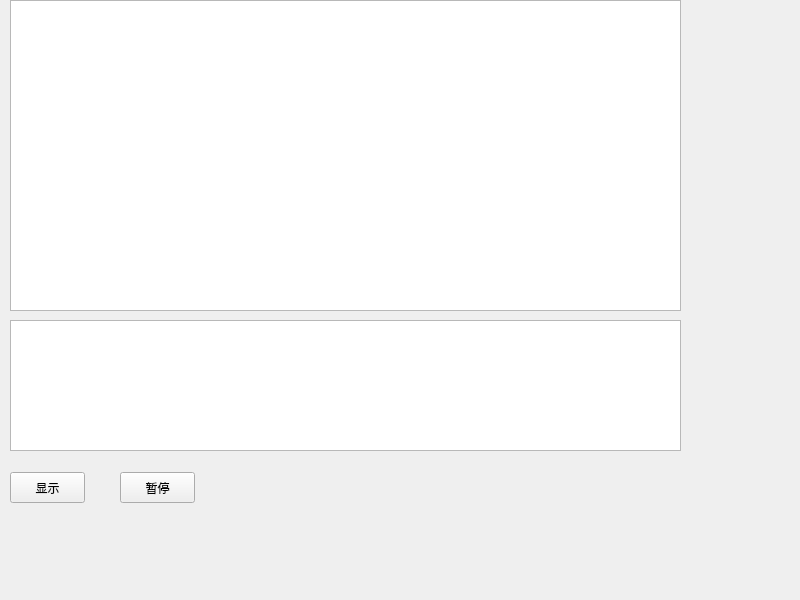
<?xml version="1.0" encoding="UTF-8"?>
<ui version="4.0">
 <class>Widget</class>
 <widget class="QWidget" name="Widget">
  <property name="geometry">
   <rect>
    <x>0</x>
    <y>0</y>
    <width>800</width>
    <height>600</height>
   </rect>
  </property>
  <property name="windowTitle">
   <string>Widget</string>
  </property>
  <widget class="QPushButton" name="stopButton">
   <property name="geometry">
    <rect>
     <x>120</x>
     <y>472</y>
     <width>75</width>
     <height>31</height>
    </rect>
   </property>
   <property name="text">
    <string>暂停</string>
   </property>
  </widget>
  <widget class="QPushButton" name="displayButton">
   <property name="geometry">
    <rect>
     <x>10</x>
     <y>472</y>
     <width>75</width>
     <height>31</height>
    </rect>
   </property>
   <property name="text">
    <string>显示</string>
   </property>
  </widget>
  <widget class="QTextEdit" name="textEdit">
   <property name="geometry">
    <rect>
     <x>10</x>
     <y>320</y>
     <width>671</width>
     <height>131</height>
    </rect>
   </property>
  </widget>
  <widget class="QChartView" name="chartView">
   <property name="geometry">
    <rect>
     <x>10</x>
     <y>0</y>
     <width>671</width>
     <height>311</height>
    </rect>
   </property>
  </widget>
 </widget>
 <customwidgets>
  <customwidget>
   <class>QChartView</class>
   <extends>QGraphicsView</extends>
   <header location="global">qchartview.h</header>
  </customwidget>
 </customwidgets>
 <resources/>
 <connections/>
</ui>
